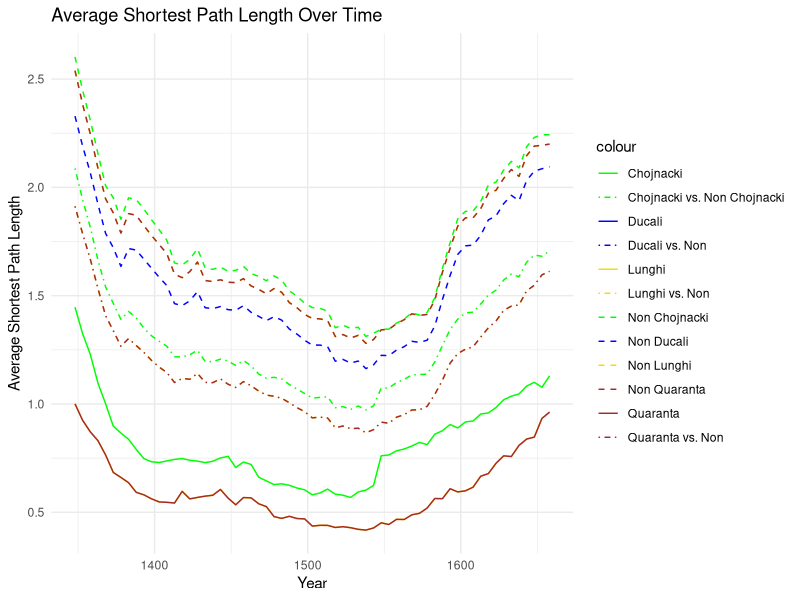
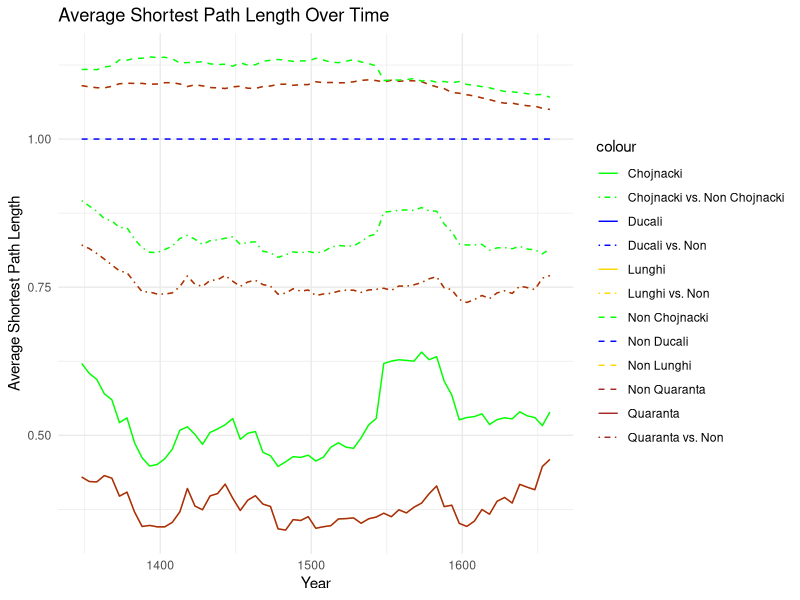
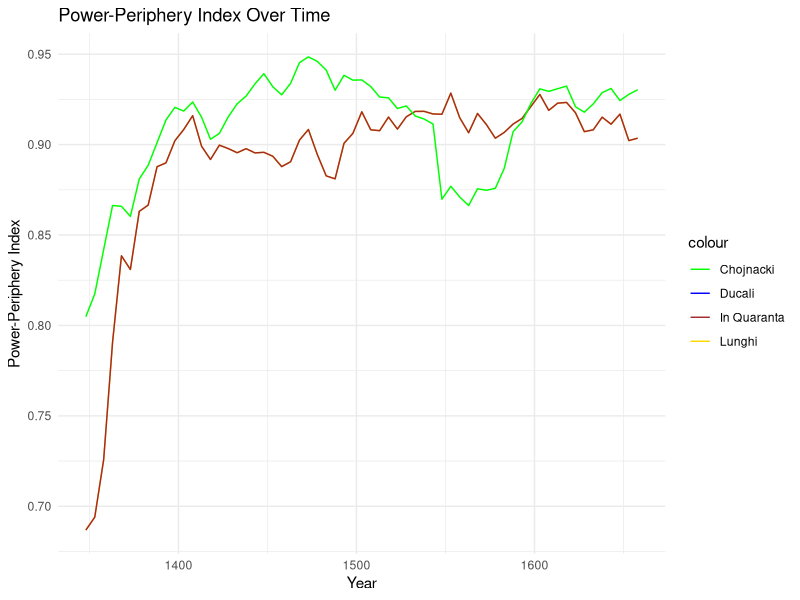
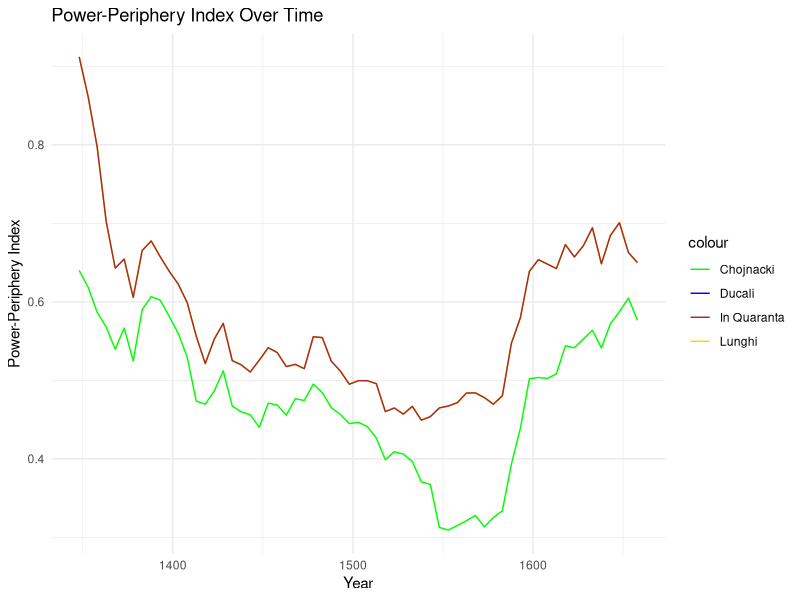

R code for these plots, in order:
library(igraph)
library(dplyr)

noble_marriages_filtered <- read.csv("data/noble-marriages-year.csv", stringsAsFactors = FALSE)
family_labels <- read.csv("data/family-labels-accession.csv", stringsAsFactors = FALSE)

DEPTH_IN_YEARS <- 75

lunghi <- family_labels[ family_labels$Group == "Lunghi", ]$Family
ducali <- family_labels[ family_labels$Ducale == 1,]$Family
quaranta_famiglie <- c(lunghi,ducali)

quaranta_famiglie <- quaranta_famiglie[ !(quaranta_famiglie %in% c("Steno", "Ponte", "Cicogna")) ]

chojnacki_50 <- c( quaranta_famiglie, "Barbo", "Belegno", "Da Molin", "Lion", "Mosto", "Barbaro", "Minio", "Bondumier", "Capello", "De Mezzo", "Viaro", "Gabriel", "Foscarini","Rosso", "Pisani", "Nani")

chojnacki <- chojnacki_50[ !(chojnacki_50 %in% c("Barozzi", "Salamon","Tiepolo", "Tron","Lando","Vendramin"))]

window_sequence <- seq(from = min(noble_marriages_filtered$year), to = 1660, by = 5)
distances_window <- data.frame( total = numeric(),
                             ducali = numeric(),
                             ducali_norm = numeric(),
                             non_ducali = numeric(),
                             non_ducali_norm = numeric(),
                             ducali_vs_non = numeric(),
                             ducali_vs_non_norm = numeric(),
                             lunghi = numeric(),
                             lunghi_norm = numeric(),
                             non_lunghi = numeric(),
                             non_lunghi_norm = numeric(),
                             lunghi_vs_non = numeric(),
                             lunghi_vs_non_norm = numeric(),
                             quaranta = numeric(),
                             quaranta_norm = numeric(),
                             non_quaranta = numeric(),
                             non_quaranta_norm = numeric(),
                             quaranta_vs_non = numeric(),
                             quaranta_vs_non_norm = numeric(),
                             chojnacki = numeric(),
                             chojnacki_norm = numeric(),
                             non_chojnacki = numeric(),
                             non_chojnacki_norm = numeric(),
                             chojnacki_vs_non = numeric(),
                             chojnacki_vs_non_norm = numeric(),
                             year = integer() )

power_periphery_timeline <- data.frame( ducali = numeric(),
                                        clique_index_ducali = numeric(),
                                        lunghi = numeric(),
                                        clique_index_lunghi = numeric(),
                                        in_quaranta = numeric(),
                                        clique_index_quaranta = numeric(),
                                        chojnacki = numeric(),
                                        clique_index_chojnacki = numeric(),
                                        year = integer() )
  
for (y in window_sequence ) {

  marriages_window <- noble_marriages_filtered %>%
    filter(year <= y + DEPTH_IN_YEARS & year >= y)

  marriage_graph <- graph_from_data_frame(
    marriages_window,
    directed = FALSE,
    vertices = unique(c(marriages_window$husband_familyname_std, marriages_window$wife_familyname_std))
  )
  
  E(marriage_graph)$weight <- 1
  marriage_graph <- simplify(marriage_graph, edge.attr.comb = "sum")
  E(marriage_graph)$distances <- 1 / E(marriage_graph)$weight
  
  V(marriage_graph)$Group <- ifelse(V(marriage_graph)$name %in% lunghi, "Lunghi", ifelse(V(marriage_graph)$name %in% ducali, "Ducali", "Corti"))
  
  component <- components(marriage_graph)$membership
  marriage_graph_main <- subgraph(marriage_graph, V(marriage_graph)$name[component == 1])
  
  distance <- distances(marriage_graph_main, weights = E(marriage_graph_main)$distances)
  average_distance <- mean(distance)
  
  vertices_lunghi <- V(marriage_graph_main)[V(marriage_graph_main)$Group == "Lunghi"]
  vertices_non_lunghi <- V(marriage_graph_main)[V(marriage_graph_main)$Group != "Lunghi"]
  
  distance_lunghi_non_lunghi <- distances(marriage_graph_main, v = vertices_lunghi, to = vertices_non_lunghi, weights = E(marriage_graph_main)$distances)
  mean_lunghi_non_lunghi <- mean(distance_lunghi_non_lunghi)
  
  distances_lunghi_lunghi <- distances(marriage_graph_main, v = vertices_lunghi, to = vertices_lunghi, weights = E(marriage_graph_main)$distances)
  mean_lunghi_lunghi <- mean(distances_lunghi_lunghi)
  
  distances_non_lunghi_non_lunghi <- distances(marriage_graph_main, v = vertices_non_lunghi, to = vertices_non_lunghi, weights = E(marriage_graph_main)$distances)
  mean_non_lunghi_non_lunghi <- mean(distances_non_lunghi_non_lunghi)
  
  clique_index_lunghi <- mean_lunghi_non_lunghi - mean_lunghi_lunghi
  power_periphery_lunghi_index <- ( mean_non_lunghi_non_lunghi - mean_lunghi_non_lunghi ) / clique_index_lunghi
                           
  vertices_ducali <- V(marriage_graph_main)[V(marriage_graph_main)$Group == "Ducali"]
  vertices_non_ducali <- V(marriage_graph_main)[V(marriage_graph_main)$Group != "Ducali"]
  
  distance_ducali_non_ducali <- distances(marriage_graph_main, v = vertices_ducali, to = vertices_non_ducali, weights = E(marriage_graph_main)$distances)
  mean_ducali_non_ducali <- mean(distance_ducali_non_ducali)
  
  distances_ducali_ducali <- distances(marriage_graph_main, v = vertices_ducali, to = vertices_ducali, weights = E(marriage_graph_main)$distances)
  mean_ducali_ducali <- mean(distances_ducali_ducali)
  
  distances_non_ducali_non_ducali <- distances(marriage_graph_main, v = vertices_non_ducali, to = vertices_non_ducali, weights = E(marriage_graph_main)$distances)
  mean_non_ducali_non_ducali <- mean(distances_non_ducali_non_ducali)
  
  clique_index_ducali <- mean_ducali_non_ducali - mean_ducali_ducali
  power_periphery_ducali_index <- ( mean_non_ducali_non_ducali - mean_ducali_non_ducali )/clique_index_ducali
  
  vertices_quaranta <- V(marriage_graph_main)[V(marriage_graph_main)$name %in% quaranta_famiglie]
  vertices_non_quaranta <- V(marriage_graph_main)[!(V(marriage_graph_main)$name %in% quaranta_famiglie)]
  
  distance_quaranta_non_quaranta <- distances(marriage_graph_main, v = vertices_quaranta, to = vertices_non_quaranta, weights = E(marriage_graph_main)$distances)
  mean_quaranta_non_quaranta <- mean(distance_quaranta_non_quaranta)
  
  distance_quaranta_quaranta <- distances(marriage_graph_main, v = vertices_quaranta, to = vertices_quaranta, weights = E(marriage_graph_main)$distances)
  mean_quaranta_quaranta <- mean(distance_quaranta_quaranta)
  
  distance_non_quaranta_non_quaranta <- distances(marriage_graph_main, v = vertices_non_quaranta, to = vertices_non_quaranta, weights = E(marriage_graph_main)$distances)
  mean_non_quaranta_non_quaranta <- mean(distance_non_quaranta_non_quaranta)
  
  clique_index_quaranta <- mean_quaranta_non_quaranta - mean_quaranta_quaranta
  power_periphery_quaranta_index <- ( mean_non_quaranta_non_quaranta - mean_quaranta_non_quaranta )/clique_index_quaranta
  
  vertices_chojnacki <- V(marriage_graph_main)[V(marriage_graph_main)$name %in% chojnacki]
  vertices_non_chojnacki <- V(marriage_graph_main)[!(V(marriage_graph_main)$name %in% chojnacki)]
  
  distance_chojnacki_non_chojnacki <- distances(marriage_graph_main, v = vertices_chojnacki, to = vertices_non_chojnacki, weights = E(marriage_graph_main)$distances)
  mean_chojnacki_non_chojnacki <- mean(distance_chojnacki_non_chojnacki)
  
  distance_chojnacki_chojnacki <- distances(marriage_graph_main, v = vertices_chojnacki, to = vertices_chojnacki, weights = E(marriage_graph_main)$distances)
  mean_chojnacki_chojnacki <- mean(distance_chojnacki_chojnacki)
  
  distance_non_chojnacki_non_chojnacki <- distances(marriage_graph_main, v = vertices_non_chojnacki, to = vertices_non_chojnacki, weights = E(marriage_graph_main)$distances)
  mean_non_chojnacki_non_chojnacki <- mean(distance_non_chojnacki_non_chojnacki)
  
  clique_index_chojnacki <- mean_chojnacki_non_chojnacki - mean_chojnacki_chojnacki
  power_periphery_chojnacki_index <- ( mean_non_chojnacki_non_chojnacki - mean_chojnacki_non_chojnacki )/clique_index_chojnacki
  
  distances_window <- rbind(distances_window,
                         data.frame( total = average_distance,
                                     ducali = mean_ducali_ducali,
                                     ducali_norm = mean_ducali_ducali / average_distance,
                                     non_ducali = mean_non_ducali_non_ducali,
                                     non_ducali_norm = mean_non_ducali_non_ducali / average_distance,
                                     ducali_vs_non = mean_ducali_non_ducali,
                                     ducali_vs_non_norm = mean_ducali_non_ducali / average_distance,
                                     lunghi = mean_lunghi_lunghi,
                                     lunghi_norm = mean_lunghi_lunghi / average_distance,
                                     non_lunghi = mean_non_lunghi_non_lunghi,
                                     non_lunghi_norm = mean_non_lunghi_non_lunghi / average_distance,
                                     lunghi_vs_non = mean_lunghi_non_lunghi,
                                     lunghi_vs_non_norm = mean_lunghi_non_lunghi / average_distance,
                                     quaranta = mean_quaranta_quaranta,
                                     quaranta_norm = mean_quaranta_quaranta / average_distance,
                                     non_quaranta = mean_non_quaranta_non_quaranta,
                                     non_quaranta_norm = mean_non_quaranta_non_quaranta / average_distance,
                                     quaranta_vs_non = mean_quaranta_non_quaranta,
                                     quaranta_vs_non_norm = mean_quaranta_non_quaranta / average_distance,
                                     chojnacki = mean_chojnacki_chojnacki,
                                     chojnacki_norm = mean_chojnacki_chojnacki / average_distance,
                                     non_chojnacki = mean_non_chojnacki_non_chojnacki,
                                     non_chojnacki_norm = mean_non_chojnacki_non_chojnacki / average_distance,
                                     chojnacki_vs_non = mean_chojnacki_non_chojnacki,
                                     chojnacki_vs_non_norm = mean_chojnacki_non_chojnacki / average_distance,
                                     year = y))
  
  power_periphery_timeline <- rbind(power_periphery_timeline,
                                     data.frame( ducali = power_periphery_ducali_index,
                                                 clique_index_ducali = clique_index_ducali,
                                                 lunghi = power_periphery_lunghi_index,
                                                 clique_index_lunghi = clique_index_lunghi,
                                                 in_quaranta = power_periphery_quaranta_index,
                                                 clique_index_quaranta = clique_index_quaranta,
                                                 chojnacki = power_periphery_chojnacki_index,
                                                 clique_index_chojnacki = clique_index_chojnacki,
                                                 year = y))
}

library(ggplot2)

ggplot( distances_window, aes(x = year)) +
  geom_line(aes(y = ducali, color = "Ducali")) +
  geom_line(aes(y = non_ducali, color = "Non Ducali"), linetype = "dashed") +
  geom_line(aes(y = ducali_vs_non, color = "Ducali vs. Non"),linetype = "dotdash") +
  geom_line(aes(y = lunghi, color = "Lunghi")) +
  geom_line(aes(y = non_lunghi, color = "Non Lunghi"), linetype = "dashed") +
  geom_line(aes(y = lunghi_vs_non, color = "Lunghi vs. Non"), linetype = "dotdash") +
  geom_line(aes(y = quaranta, color = "Quaranta")) +
  geom_line(aes(y = non_quaranta, color = "Non Quaranta"), linetype = "dashed") +
  geom_line(aes(y = quaranta_vs_non, color = "Quaranta vs. Non"), linetype = "dotdash") +
  geom_line(aes(y = chojnacki, color = "Chojnacki")) +
  geom_line(aes(y = non_chojnacki, color = "Non Chojnacki"), linetype = "dashed") +
  geom_line(aes(y = chojnacki_vs_non, color = "Chojnacki vs. Non Chojnacki"), linetype = "dotdash") +
  labs(title = "Average Shortest Path Length Over Time",
       x = "Year",
       y = "Average Shortest Path Length") +
  scale_color_manual(values = c("Ducali" = "blue", "Non Ducali" = "blue", "Ducali vs. Non" = "blue",
                                "Lunghi" = "gold","Non Lunghi" = "gold", "Lunghi vs. Non" = "gold",
                                "Quaranta" = "brown",
                                "Non Quaranta"= "brown",
                                "Quaranta vs. Non" = "brown",
                                "Chojnacki" = "green",
                                "Non Chojnacki" = "green",
                                "Chojnacki vs. Non Chojnacki" = "green")) +
  theme_minimal()

ggplot( distances_window, aes(x = year)) +
  geom_line(aes(y = ducali_norm, color = "Ducali")) +
  geom_line(aes(y = non_ducali_norm, color = "Non Ducali"), linetype = "dashed") +
  geom_line(aes(y = ducali_vs_non_norm, color = "Ducali vs. Non"),linetype = "dotdash") +
  geom_line(aes(y = lunghi_norm, color = "Lunghi")) +
  geom_line(aes(y = non_lunghi_norm, color = "Non Lunghi"), linetype = "dashed") +
  geom_line(aes(y = lunghi_vs_non_norm, color = "Lunghi vs. Non"), linetype = "dotdash") +
  geom_line(aes(y = quaranta_norm, color = "Quaranta")) +
  geom_line(aes(y = non_quaranta_norm, color = "Non Quaranta"), linetype = "dashed") +
  geom_line(aes(y = quaranta_vs_non_norm, color = "Quaranta vs. Non"), linetype = "dotdash") +
  geom_line(aes(y = chojnacki_norm, color = "Chojnacki")) +
  geom_line(aes(y = non_chojnacki_norm, color = "Non Chojnacki"), linetype = "dashed") +
  geom_line(aes(y = chojnacki_vs_non_norm, color = "Chojnacki vs. Non Chojnacki"), linetype = "dotdash") +
  labs(title = "Average Shortest Path Length Over Time",
       x = "Year",
       y = "Average Shortest Path Length") +
  scale_color_manual(values = c("Ducali" = "blue", "Non Ducali" = "blue", "Ducali vs. Non" = "blue",
                                "Lunghi" = "gold","Non Lunghi" = "gold", "Lunghi vs. Non" = "gold",
                                "Quaranta" = "brown",
                                "Non Quaranta"= "brown",
                                "Quaranta vs. Non" = "brown",
                                "Chojnacki" = "green",
                                "Non Chojnacki" = "green",
                                "Chojnacki vs. Non Chojnacki" = "green")) +
  theme_minimal()

ggplot( power_periphery_timeline, aes(x = year)) + 
  geom_line(aes(y = ducali, color = "Ducali")) +
  geom_line(aes(y = lunghi, color = "Lunghi")) +
  geom_line(aes(y = in_quaranta, color = "In Quaranta")) +
  geom_line(aes(y = chojnacki, color = "Chojnacki")) +
  labs(title = "Power-Periphery Index Over Time",
       x = "Year",
       y = "Power-Periphery Index") +
  scale_color_manual(values = c("Ducali" = "blue", "Lunghi" = "gold", "In Quaranta" = "brown", "Chojnacki" = "green")) +
  theme_minimal()

ggplot( power_periphery_timeline, aes(x = year)) + 
  geom_line(aes(y = clique_index_ducali, color = "Ducali")) +
  geom_line(aes(y = clique_index_lunghi, color = "Lunghi")) +
  geom_line(aes(y = clique_index_quaranta, color = "In Quaranta")) +
  geom_line(aes(y = clique_index_chojnacki, color = "Chojnacki"))+
  labs(title = "Power-Periphery Index Over Time",
       x = "Year",
       y = "Power-Periphery Index") +
  scale_color_manual(values = c("Ducali" = "blue", "Lunghi" = "gold", "In Quaranta" = "brown", "Chojnacki" = "green")) +
  theme_minimal()
